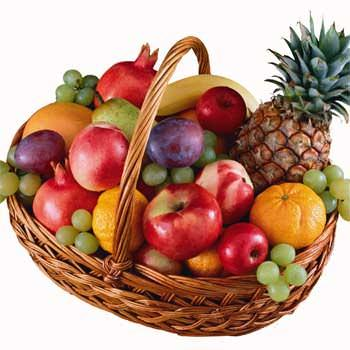
#> input picture 5210411135/image/fruit.jpg, 350 x 350 px, found by its file name
$ python rotasi-ds.py
#> lines starting #> are read from the running program, lines starting #| are printed output that depends on the picture
import cv2
import numpy as np
import matplotlib.pyplot as plt

gambar = cv2.imread('D:/Citra Digital Praktik/5210411135/image/fruit.jpg')
#> gambar is the input picture: shape (350, 350, 3); mean B, G, R 125.1, 143.7, 185.9

jml_baris = len(gambar)
#> jml_baris = 350
jml_kolom = len(gambar[0])
#> jml_kolom = 350

rotasi = -45
rotasi_rad = 22 / 7 * rotasi / 180

matriks_baru = np.zeros((jml_baris, jml_kolom, 3))

pivot_brs = round(jml_baris / 2)
#> pivot_brs = 175
pivot_klm = round(jml_baris / 2)
#> pivot_klm = 175

for i in range (jml_baris):
    for j in range (jml_kolom):
        brs = pivot_brs + (i - pivot_brs) * np.cos(rotasi_rad) - (j - pivot_klm) * np.sin(rotasi_rad)
        klm = pivot_klm + (i - pivot_brs) * np.sin(rotasi_rad) + (j - pivot_klm) * np.cos(rotasi_rad)

        brs= round(brs)
        klm= round(klm)

        if brs < jml_baris and brs > 0:
            if klm < jml_kolom and klm > 0:
                matriks_baru[i , j] = gambar[brs,klm]
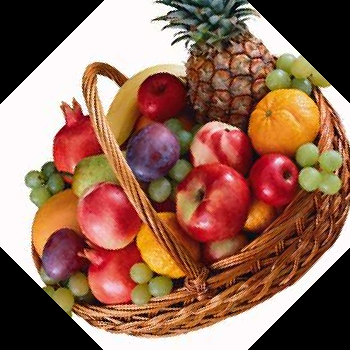
#> matriks_baru: shape (350, 350, 3) float64; mean B, G, R 84.7, 103.1, 145.1
#konversi citra translasi menjadi uint8
matriks_baru = matriks_baru.astype(np.uint8)

cv2.imshow('gambar', gambar)
cv2.imshow('gambar baru' , matriks_baru)
cv2.waitKey()

$ run again, with 5210411135/image/minusbucket.jpg copied over 5210411135/image/fruit.jpg
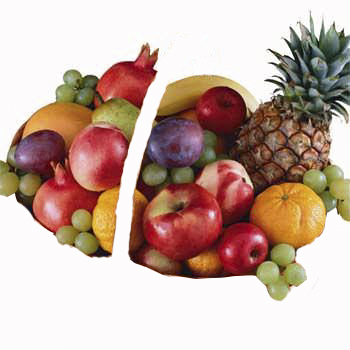
#> input picture 5210411135/image/minusbucket.jpg, 350 x 350 px, found by its file name
#> gambar is the input picture: shape (350, 350, 3); mean B, G, R 161.3, 172.3, 196.9
#> jml_baris = 350
#> pivot_brs = 175
#> after the loop `for i in range (jml_baris):`:
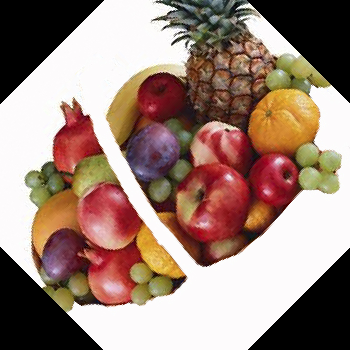
#> matriks_baru: shape (350, 350, 3) float64; mean B, G, R 120.4, 131.4, 156
